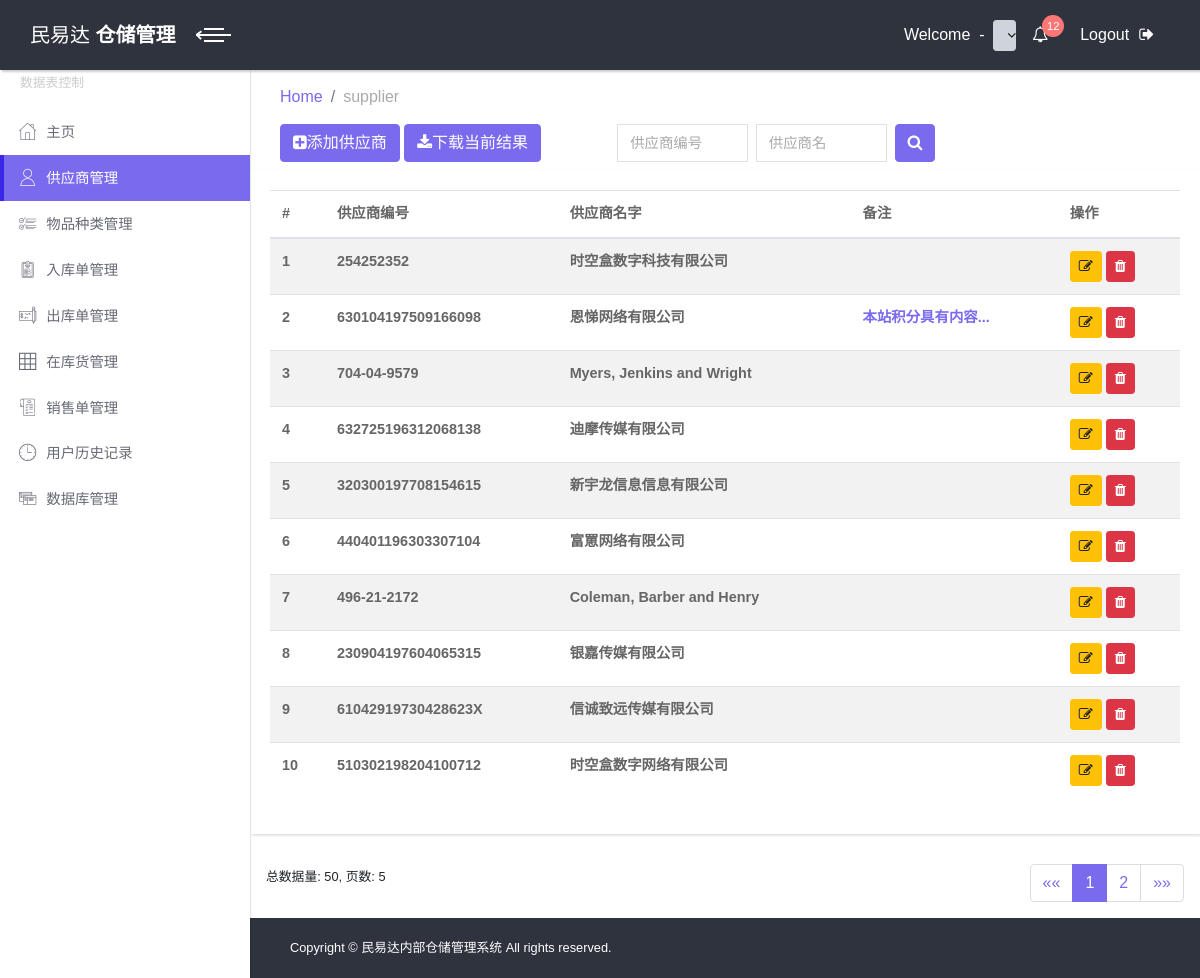
/warehouse/supplier/, run on the app's committed database.
### warehouse/models.py (models this page shows, shortened)
class Supplier(models.Model):
    id = models.AutoField(primary_key=True)
    supplier_id = models.CharField(verbose_name="供应商编号", max_length=32, unique=True, null=False, db_index=True)
    supplier_name = models.CharField(verbose_name="供应商名称", max_length=64)
    is_deleted = models.BooleanField(verbose_name="是否标记删除", default=False)
    remark = models.TextField(verbose_name="备注")
    class Meta:
        db_table = "w_supplier"
        verbose_name = "供应商"
        verbose_name_plural = "供应商"

### warehouse/views.py (the view)
# urls.py: re_path(r"supplier/(?P<page>\d.*?)/", views.supplier),
def supplier(request, page=1):
    supplier_id = request.GET.get("supplierId", None)
    supplier_name = request.GET.get("supplierName", None)
    print("============", supplier_id, supplier_name)
    suppliers = models.Supplier.objects.filter(is_deleted=False)
    if supplier_id:
        suppliers.filter(supplier_id__icontains=supplier_id)
    if supplier_name:
        suppliers.filter(supplier_name__icontains=supplier_name)
    paginator = Paginator(suppliers, PER_PAGE)
    if int(page) not in list(paginator.page_range):
        return redirect("/warehouse/supplier/")
    pagetor = paginator.get_page(page)
    return render(request,
            "app_warehouse/supplier.html",
            {"active_navbar": "supplier",
             "pagetor": pagetor,
             "supplier_id": supplier_id,
             "supplier_name": supplier_name}
        )

### templates/app_warehouse/supplier.html (shortened to what this page needs)
{% extends "basements/base.html" %}
{% block body %}
{% include "basements/navbar_header.html" %}
{% include "basements/navbar_content_1.html" %}
<div class="container-fluid">
    <div class="row">
        <div class="col-md-4 col-sm-4">
            <button type="button" class="btn btn-primary"><i class="fa fa-plus-square"></i>添加供应商</button>
            <button type="button" class="btn btn-primary"><i class="fa fa-download"></i>下载当前结果</button>
        </div>
        <div class="col-md-8 col-sm-8">
            <div class="container-fluid">
                {% include "forms/search_supplier_form.html" %}
            </div>
        </div>
    </div>
</div>
<div class="card">
    <div class="card-body">
        <div class="table-responsive">
            <table class="table table-striped">
                <thead>
                    <tr>
                        <th>#</th>
                        <th>供应商编号</th>
                        <th>供应商名字</th>
                        <th>备注</th>
                        <th>操作</th>
                    </tr>
                </thead>
                <tbody>
                    {% for contact in pagetor %}
                    <tr>
                        <th class="backend-num-id" scope="row"></th>
                        <th>{{contact.supplier_id}}</th>
                        <th>{{contact.supplier_name}}</th>
                        <th class="backend-remark">
                            {% if contact.remark %}
                            <a href="#" data-toggle="popover" title="{{contact.remark}}"></a>
                            {% endif %}
                        </th>
                        <th>
                            <button type="button" class="btn btn-warning btn-sm" data-toggle="tooltip" data-placement="bottom" title="编辑内容"><i class="fa fa-edit"></i></button>
                            <button type="button" class="btn btn-danger btn-sm" data-toggle="tooltip" data-placement="bottom" title="删除内容"><i class="fa fa-trash"></i></button>
                        </th>
                    </tr>
                    {% endfor %}
                </tbody>
            </table>
        </div>
    </div>
</div>
<div class="float-left ml-3">
    <small>总数据量: {{pagetor.paginator.count}}, 页数: {{pagetor.paginator.num_pages}}</small>
</div>
<nav class="float-right mr-3" aria-label="Page navigation">
    <ul class="pagination">
        <li class="page-item"><a class="page-link" href="{% url 'warehouse:supplier_home' %}1/">&laquo;&laquo;</a></li>
        <li class="page-item active"><span class="page-link">{{pagetor.number}}</span></li>
        {% if pagetor.has_next %}
        <li class="page-item"><a class="page-link" href="{% url 'warehouse:supplier_home' %}{{pagetor.next_page_number}}/">{{pagetor.next_page_number}}</a></li>
        {% endif %}
        <li class="page-item"><a class="page-link" href="{% url 'warehouse:supplier_home' %}{{pagetor.paginator.num_pages}}/">&raquo;&raquo;</a></li>
    </ul>
</nav>
{% include "basements/navbar_content_2.html" %}
{% endblock %}

### templates/basements/base.html (shortened to what this page needs)
{% load static %}
<!DOCTYPE html>
<html>
  <head>
    <link rel="stylesheet" href="{%static 'vendor/bootstrap/css/bootstrap.min.css' %}">
    <link rel="stylesheet" href="{%static 'vendor/font-awesome/css/font-awesome.min.css' %}">
    <link rel="stylesheet" href="{%static 'css/fontastic.css' %}">
    <link rel="stylesheet" href="{%static 'css/googlefonts.css' %}">
    <link rel="stylesheet" href="{%static 'css/style.default.css' %}" id="theme-stylesheet">
    <link rel="stylesheet" href="{%static 'css/custom.css' %}">
  </head>
  <body>
    {% block body %}{% endblock %}
  </body>
</html>

### templates/basements/navbar_header.html (shortened to what this page needs)
<header class="header">
    <nav class="navbar">
        <div class="container-fluid">
            <div class="navbar-holder d-flex align-items-center justify-content-between">
                <div class="navbar-header">
                    <a href="{% url 'index:index_home' %}" class="navbar-brand d-none d-sm-inline-block">
                        <div class="brand-text d-none d-lg-inline-block"><span>民易达
                            </span><strong> 仓储管理</strong></div>
                    </a>
                    <a id="toggle-btn" href="#" class="menu-btn active"><span></span><span></span><span></span></a>
                </div>
                <ul class="nav-menu list-unstyled d-flex flex-md-row align-items-md-center">
                    <div class="nav-item">
                        <div class="dropdown">
                            Welcome
                            &nbsp;-&nbsp;
                            <button class="btn btn-default btn-sm dropdown-toggle" type="button" data-toggle="dropdown" aria-haspopup="true" aria-expanded="false">
                            </button>
                        </div>
                    </div>
                    <li class="nav-item dropdown"> <a id="notifications" rel="nofollow" data-target="#" href="#" data-toggle="dropdown" aria-haspopup="true" aria-expanded="false" class="nav-link">
                        <i class="fa fa-bell-o"></i><span class="badge bg-red badge-corner">12</span></a>
                    </li>
                    <li class="nav-item">
                        <a href="{% url 'account:account_logout' %}" class="nav-link logout">
                        <span class="d-none d-sm-inline">Logout</span><i class="fa fa-sign-out"></i>
                        </a>
                    </li>
                </ul>
            </div>
        </div>
    </nav>
</header>

### templates/basements/navbar_content_1.html
<div class="page-content d-flex align-items-stretch">
    <nav class="side-navbar">
        <span class="heading">数据表控制</span>
        <ul class="list-unstyled">
            <li id="nv-index"><a href="{% url 'index:index_home' %}"> <i class="icon-home"></i>主页</a></li>
            <li id="nv-supplier"><a href="{% url 'warehouse:supplier_home' %}"> <i class="icon icon-user"></i>供应商管理</a></li>
            <li id="nv-classification"><a href="tables.html"> <i class="icon icon-list-1"></i>物品种类管理</a></li>
            <li id="nv-inWarehouse"><a href="charts.html"> <i class="icon-padnote"></i>入库单管理</a></li>
            <li id="nv-outWarehouse"><a href="forms.html"> <i class="icon-check"></i>出库单管理</a></li>
            <li id="nv-warehouse"><a href="forms.html"> <i class="icon-grid"></i>在库货管理</a></li>
            <li id="nv-sale"><a href="forms.html"> <i class="icon icon-bill"></i>销售单管理</a></li>
            <li id="nv-history"><a href="forms.html"> <i class="icon icon-clock"></i>用户历史记录</a></li>
            <li id="nv-database"><a href="#"> <i class="icon icon-website"></i>数据库管理</a></li>
    </nav>
    <div class="content-inner">
        <div class="breadcrumb-holder container-fluid">
            <ul class="breadcrumb" id="backend-control-breadcrumb">
                <li class="breadcrumb-item"><a href="{% url 'index:index_home' %}">Home</a></li>
            </ul>
        </div>

### templates/forms/search_supplier_form.html (shortened to what this page needs)
<form class="form-inline float-right">
    <input type="text" class="form-control mb-2 mr-sm-2 w-25" id="searchSupplierId" placeholder="供应商编号">
    <input type="text" class="form-control mb-2 mr-sm-2 w-25" id="searchSupplierName" placeholder="供应商名">
    <button type="submit" class="btn btn-primary mb-2" id="supplierSearch"><i class="fa fa-search"></i></button>
</form>

### templates/basements/navbar_content_2.html (shortened to what this page needs)
        {% include "basements/footer.html" %}
    </div>
</div>

### templates/basements/footer.html
<footer class="main-footer">
    <div class="container-fluid">
        <div class="row">
            <div class="col-sm-6">
                <p>Copyright &copy; 民易达内部仓储管理系统  All rights reserved.</p>
            </div>
            <div class="col-sm-6 text-right">
            </div>
        </div>
    </div>
</footer>

### data on the page
Supplier: supplier_id "254252352", supplier_name "时空盒数字科技有限公司"
Supplier: supplier_id "630104197509166098", supplier_name "恩悌网络有限公司"
Supplier: supplier_id "704-04-9579", supplier_name "Myers, Jenkins and Wright"
Supplier: supplier_id "632725196312068138", supplier_name "迪摩传媒有限公司"
Supplier: supplier_id "320300197708154615", supplier_name "新宇龙信息信息有限公司"
Supplier: supplier_id "440401196303307104", supplier_name "富罳网络有限公司"
Supplier: supplier_id "496-21-2172", supplier_name "Coleman, Barber and Henry"
Supplier: supplier_id "230904197604065315", supplier_name "银嘉传媒有限公司"
Supplier: supplier_id "61042919730428623X", supplier_name "信诚致远传媒有限公司"
Supplier: supplier_id "510302198204100712", supplier_name "时空盒数字网络有限公司"

### other printed values
{{ pagetor.paginator.count }} "50"
{{ pagetor.paginator.num_pages }} "5"
{{ pagetor.number }} "1"
{{ pagetor.next_page_number }} "2"
